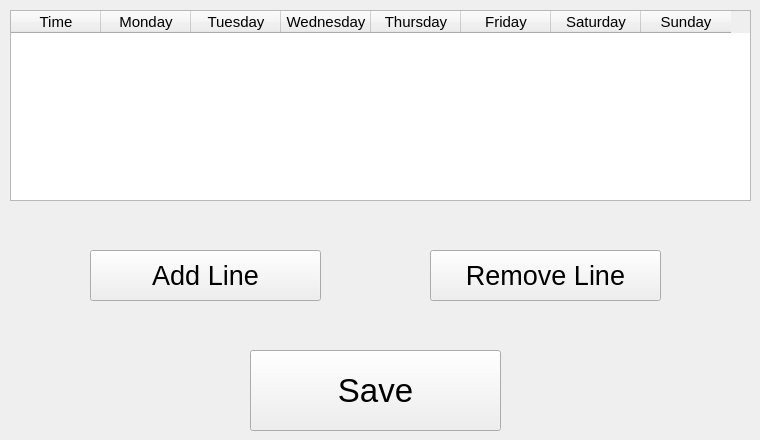
    <widget class="QWidget" name="tabWidgetPage1">
     <attribute name="title">
      <string>Weekly Setup</string>
     </attribute>
     <widget class="QPushButton" name="weeklySave">
      <property name="geometry">
       <rect>
        <x>250</x>
        <y>350</y>
        <width>251</width>
        <height>81</height>
       </rect>
      </property>
      <property name="font">
       <font>
        <pointsize>25</pointsize>
       </font>
      </property>
      <property name="text">
       <string>Save</string>
      </property>
     </widget>
     <widget class="QTableWidget" name="tableWidgetSetup">
      <property name="geometry">
       <rect>
        <x>10</x>
        <y>10</y>
        <width>741</width>
        <height>191</height>
       </rect>
      </property>
      <property name="font">
       <font>
        <pointsize>11</pointsize>
       </font>
      </property>
      <property name="dragEnabled">
       <bool>true</bool>
      </property>
      <property name="dragDropMode">
       <enum>QAbstractItemView::DragDrop</enum>
      </property>
      <property name="defaultDropAction">
       <enum>Qt::CopyAction</enum>
      </property>
      <attribute name="horizontalHeaderDefaultSectionSize">
       <number>90</number>
      </attribute>
      <column>
       <property name="text">
        <string>Time</string>
       </property>
      </column>
      <column>
       <property name="text">
        <string>Monday</string>
       </property>
      </column>
      <column>
       <property name="text">
        <string>Tuesday</string>
       </property>
      </column>
      <column>
       <property name="text">
        <string>Wednesday</string>
       </property>
      </column>
      <column>
       <property name="text">
        <string>Thursday</string>
       </property>
      </column>
      <column>
       <property name="text">
        <string>Friday</string>
       </property>
      </column>
      <column>
       <property name="text">
        <string>Saturday</string>
       </property>
      </column>
      <column>
       <property name="text">
        <string>Sunday</string>
       </property>
      </column>
     </widget>
     <widget class="QPushButton" name="addLine">
      <property name="geometry">
       <rect>
        <x>90</x>
        <y>250</y>
        <width>231</width>
        <height>51</height>
       </rect>
      </property>
      <property name="font">
       <font>
        <pointsize>20</pointsize>
       </font>
      </property>
      <property name="text">
       <string>Add Line</string>
      </property>
     </widget>
     <widget class="QPushButton" name="removeLine">
      <property name="geometry">
       <rect>
        <x>430</x>
        <y>250</y>
        <width>231</width>
        <height>51</height>
       </rect>
      </property>
      <property name="font">
       <font>
        <pointsize>20</pointsize>
       </font>
      </property>
      <property name="text">
       <string>Remove Line</string>
      </property>
     </widget>
    </widget>
